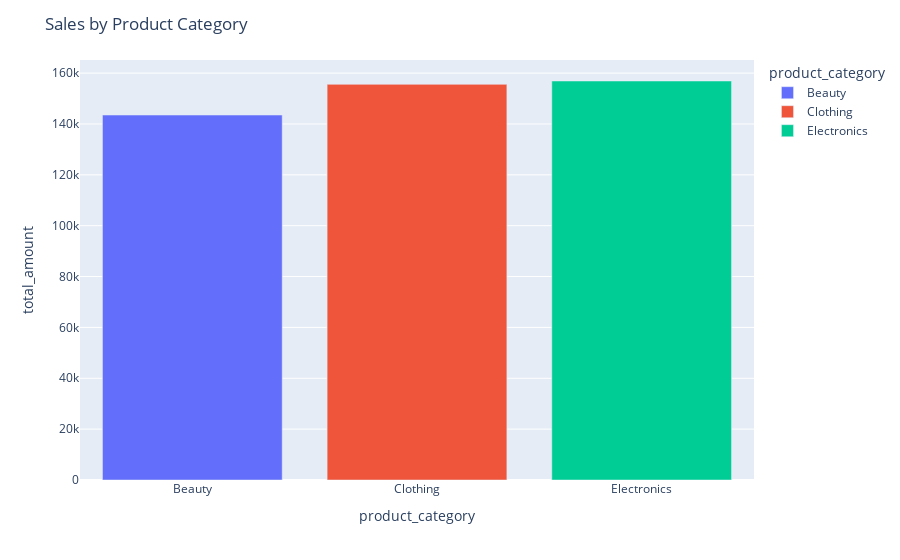

Notebook source saved alongside this figure:
### Code cell
# Plotting total sales by category
fig = px.bar(cat_tot_sales, x='product_category', y='total_amount', color='product_category')
fig.update_layout(title='Sales by Product Category')
fig.show()

### Figure 1 — Plotly figure (JSON) as saved in the notebook; plotly's stock layout.template omitted (floating-point values rounded to 4 significant figures)
{"data": [{"alignmentgroup": "True", "hovertemplate": "product_category=%{x}<br>total_amount=%{y}<extra></extra>", "legendgroup": "Beauty", "marker": {"color": "#636efa", "pattern": {"shape": ""}}, "name": "Beauty", "offsetgroup": "Beauty", "orientation": "v", "showlegend": true, "textposition": "auto", "type": "bar", "x": ["Beauty"], "xaxis": "x", "y": [143515], "yaxis": "y"}, {"alignmentgroup": "True", "hovertemplate": "product_category=%{x}<br>total_amount=%{y}<extra></extra>", "legendgroup": "Clothing", "marker": {"color": "#EF553B", "pattern": {"shape": ""}}, "name": "Clothing", "offsetgroup": "Clothing", "orientation": "v", "showlegend": true, "textposition": "auto", "type": "bar", "x": ["Clothing"], "xaxis": "x", "y": [155580], "yaxis": "y"}, {"alignmentgroup": "True", "hovertemplate": "product_category=%{x}<br>total_amount=%{y}<extra></extra>", "legendgroup": "Electronics", "marker": {"color": "#00cc96", "pattern": {"shape": ""}}, "name": "Electronics", "offsetgroup": "Electronics", "orientation": "v", "showlegend": true, "textposition": "auto", "type": "bar", "x": ["Electronics"], "xaxis": "x", "y": [156905], "yaxis": "y"}], "layout": {"barmode": "relative", "legend": {"title": {"text": "product_category"}, "tracegroupgap": 0}, "margin": {"t": 60}, "title": {"text": "Sales by Product Category"}, "xaxis": {"anchor": "y", "categoryarray": ["Beauty", "Clothing", "Electronics"], "categoryorder": "array", "domain": [0, 1], "title": {"text": "product_category"}}, "yaxis": {"anchor": "x", "domain": [0, 1], "title": {"text": "total_amount"}}}}
